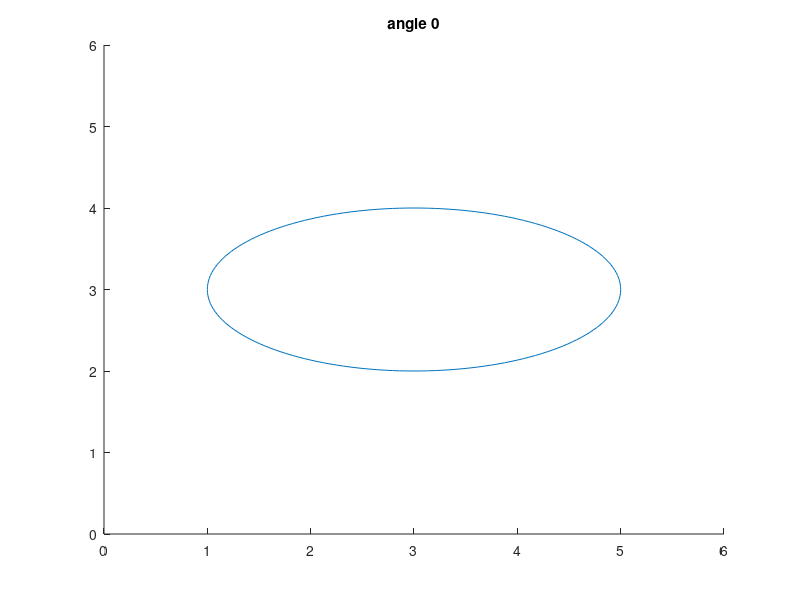

Write MATLAB code to recreate this figure.
% otro codigo rotate an elipse
clear
clc

% the data
     xc=3; % <- x center of ellipse
     yc=3; % <- y center
     ma=2; % <- major
     mb=1; % <- minor
     ar=2; % <- resolution [deg]
     th=360:-10:0; % <- your rotation angles [deg]
% the engine
% - compute ellipse parameters
     ang=0:ar:360;
     cc=ma*cosd(ang); % <- note: SIND/COSD!
     sc=mb*sind(ang);
% the plot
     figure;
     set(gca,'xlim',[0,6],'ylim',[0,6]);
     lh=nan;
for cth=th(:).'
% - current tilt
     ct=cosd(cth);
     st=sind(cth);
% - current ellipse
     x=xc+cc*ct-sc*st;
     y=yc+cc*st+sc*ct;
if ishandle(lh)
     delete(lh);
end
     lh=line(x,y);
     title(sprintf('angle %g',cth));
     pause(.25);
end
